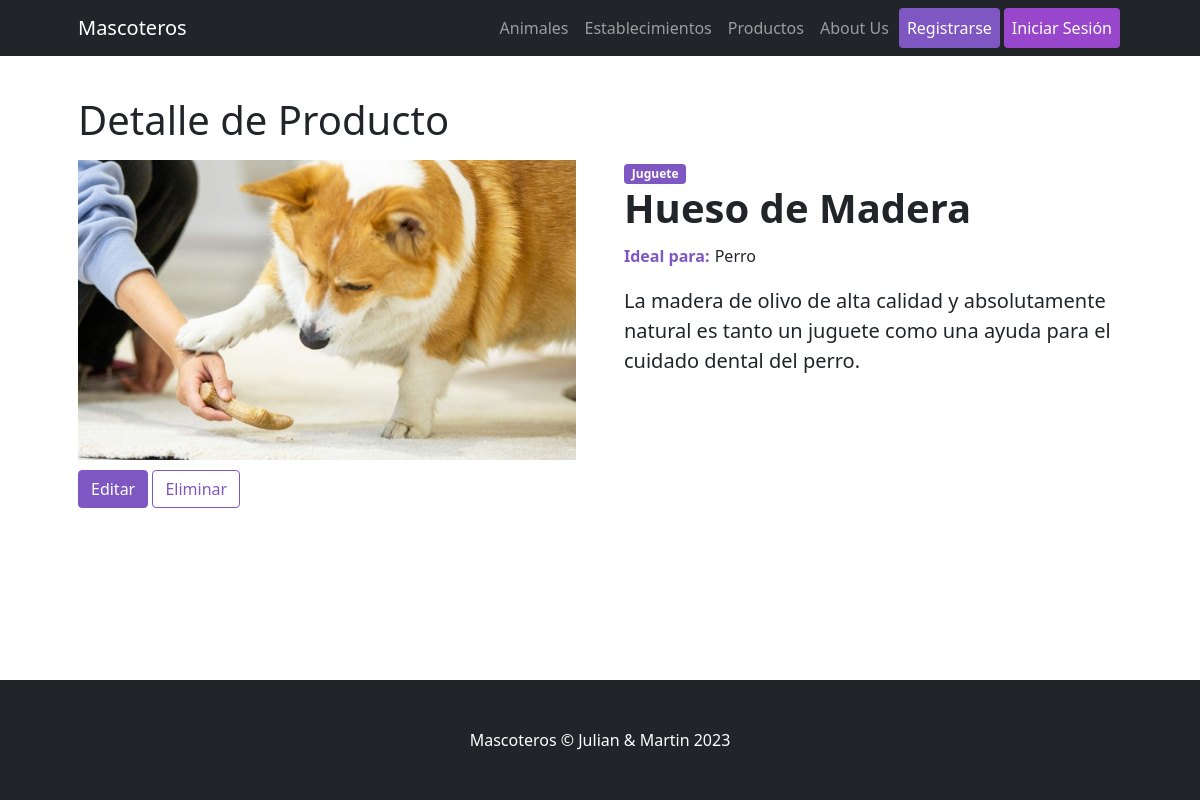
/Mascoteros/producto/1, run on an earlier commit of the app's database.
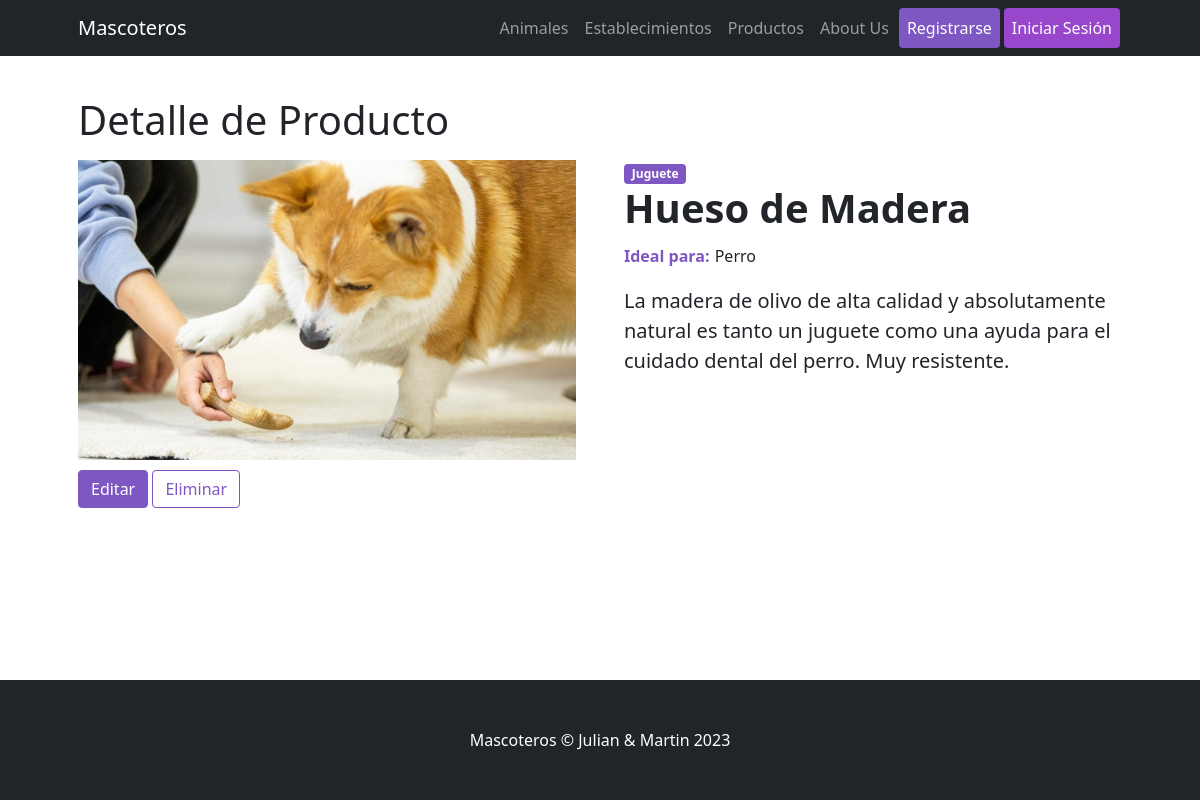
And on a later commit of the database.
### Mascoteros/models.py (models this page shows)
class Producto (models.Model):
    nombre           = models.CharField(max_length=64)
    descripcion      = models.CharField(max_length=500)
    imagen           = models.ImageField(upload_to='images_productos')
    especie_objetivo = models.CharField(max_length=255)
    tipo             = models.CharField(max_length=32)

### Mascoteros/views.py (the view)
# urls.py: path("producto/<int:pk>", DetalleProducto.as_view(), name="ProductosDetalle"),
class DetalleProducto(DetailView):
    model = Producto
    template_name = "Mascoteros/producto/producto_detail.html"

### Mascoteros/templates/Mascoteros/producto/producto_detail.html (shortened to what this page needs)
{% extends "Mascoteros/parent.html" %}
{% load static %}
{% block contenidoDinamico %}
<h1 class="card-title">Detalle de Producto</h1>
<div class="row gx-4 gx-lg-5 align-items-left">
    <div class="col-md-6"><img class="card-img-top-detail mb-5 mb-md-0" src="{{producto.imagen.url}}" alt="..." /></div>
    <div class="col-md-6">
        <span class="badge bg-primary">{{producto.tipo}}</span>
        <h1 class="display-6 fw-bolder">{{producto.nombre}}</h1>
        <div class="fs-5 mb-3">
            <span class="span-detalle-label">Ideal para:</span>
            <span class="span-detalle" >{{producto.especie_objetivo}}</span>
        </div>
        <p class="lead">{{producto.descripcion}}</p>
    </div>
    <div class="container-fluid">
        <a href="{% url 'ProductosEditar' producto.id %}" class="btn btn-dark active" role="button" aria-pressed="true">Editar</a>
        <a href="{% url 'ProductosBorrar' producto.id %}" class="btn btn-outline-success" role="button" aria-pressed="true">Eliminar</a>
    </div>
</div>
{% endblock %}

What changed in the data, as far as the page shows it:
changed Producto "Hueso de Madera": descripcion "La madera de olivo de alta calidad y absolutamente natural es tanto un juguete como una ayuda para el cuidado dental del perro." → "La madera de olivo de alta calidad y absolutamente natural es tanto un juguete como una ayuda para el cuidado dental del perro. Muy resistente."
